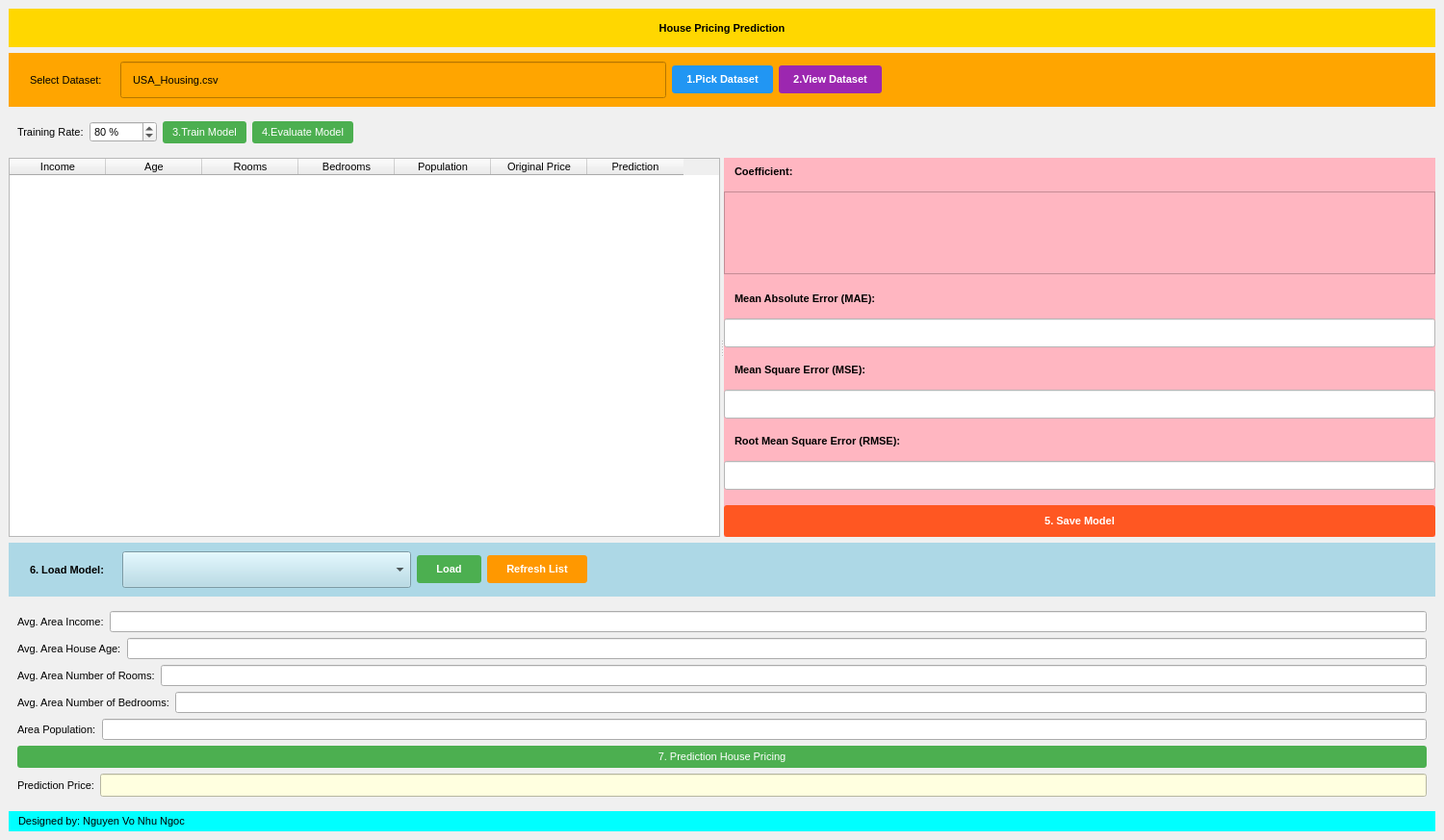
<?xml version="1.0" encoding="UTF-8"?>
<ui version="4.0">
 <class>MainWindow</class>
 <widget class="QMainWindow" name="MainWindow">
  <property name="geometry">
   <rect>
    <x>0</x>
    <y>0</y>
    <width>1500</width>
    <height>850</height>
   </rect>
  </property>
  <property name="windowTitle">
   <string>House Pricing Prediction - Faculty of Information Systems</string>
  </property>
  <property name="styleSheet">
   <string notr="true">QMainWindow {
    background-color: #f0f0f0;
}
* {
    font-size: 8pt;
}
QPushButton {
    padding: 5px 10px;
    background-color: #4CAF50;
    color: white;
    border: none;
    border-radius: 3px;
}
QPushButton:hover {
    background-color: #45a049;
}</string>
  </property>
  <widget class="QWidget" name="centralwidget">
   <layout class="QVBoxLayout" name="verticalLayout">
    <item>
     <widget class="QWidget" name="headerWidget" native="true">
      <property name="minimumSize">
       <size>
        <width>0</width>
        <height>40</height>
       </size>
      </property>
      <property name="maximumSize">
       <size>
        <width>16777215</width>
        <height>40</height>
       </size>
      </property>
      <property name="styleSheet">
       <string notr="true">background-color: #FFD700; padding: 5px;</string>
      </property>
      <layout class="QHBoxLayout" name="headerLayout">
       <item>
        <widget class="QLabel" name="titleLabel">
         <property name="font">
          <font>
           <family>Tahoma</family>
           <pointsize>10</pointsize>
           <weight>75</weight>
           <bold>true</bold>
          </font>
         </property>
         <property name="text">
          <string>House Pricing Prediction</string>
         </property>
         <property name="alignment">
          <set>Qt::AlignCenter</set>
         </property>
        </widget>
       </item>
      </layout>
     </widget>
    </item>
    <item>
     <widget class="QWidget" name="datasetWidget" native="true">
      <property name="styleSheet">
       <string notr="true">background-color: #FFA500; padding: 10px;</string>
      </property>
      <layout class="QHBoxLayout" name="datasetLayout">
       <item>
        <widget class="QLabel" name="lblDataset">
         <property name="text">
          <string>Select Dataset:</string>
         </property>
        </widget>
       </item>
       <item>
        <widget class="QLineEdit" name="txt_dataset">
         <property name="minimumSize">
          <size>
           <width>400</width>
           <height>0</height>
          </size>
         </property>
         <property name="text">
          <string>USA_Housing.csv</string>
         </property>
        </widget>
       </item>
       <item>
        <widget class="QPushButton" name="btn_pick_dataset">
         <property name="styleSheet">
          <string notr="true">QPushButton {
    padding: 8px 15px;
    background-color: #2196F3;
    color: white;
    border: none;
    border-radius: 3px;
    font-weight: bold;
}
QPushButton:hover {
    background-color: #1976D2;
}</string>
         </property>
         <property name="text">
          <string>1.Pick Dataset</string>
         </property>
        </widget>
       </item>
       <item>
        <widget class="QPushButton" name="btn_view_dataset">
         <property name="styleSheet">
          <string notr="true">QPushButton {
    padding: 8px 15px;
    background-color: #9C27B0;
    color: white;
    border: none;
    border-radius: 3px;
    font-weight: bold;
}
QPushButton:hover {
    background-color: #7B1FA2;
}</string>
         </property>
         <property name="text">
          <string>2.View Dataset</string>
         </property>
        </widget>
       </item>
       <item>
        <spacer name="horizontalSpacer">
         <property name="orientation">
          <enum>Qt::Horizontal</enum>
         </property>
         <property name="sizeHint" stdset="0">
          <size>
           <width>40</width>
           <height>20</height>
          </size>
         </property>
        </spacer>
       </item>
      </layout>
     </widget>
    </item>
    <item>
     <widget class="QWidget" name="trainingWidget" native="true">
      <layout class="QHBoxLayout" name="trainingLayout">
       <item>
        <widget class="QLabel" name="lblTrainingRate">
         <property name="text">
          <string>Training Rate:</string>
         </property>
        </widget>
       </item>
       <item>
        <widget class="QSpinBox" name="spin_training_rate">
         <property name="minimumSize">
          <size>
           <width>70</width>
           <height>0</height>
          </size>
         </property>
         <property name="maximumSize">
          <size>
           <width>70</width>
           <height>16777215</height>
          </size>
         </property>
         <property name="suffix">
          <string> %</string>
         </property>
         <property name="minimum">
          <number>10</number>
         </property>
         <property name="maximum">
          <number>99</number>
         </property>
         <property name="value">
          <number>80</number>
         </property>
        </widget>
       </item>
       <item>
        <widget class="QPushButton" name="btn_train">
         <property name="text">
          <string>3.Train Model</string>
         </property>
        </widget>
       </item>
       <item>
        <widget class="QPushButton" name="btn_evaluate">
         <property name="text">
          <string>4.Evaluate Model</string>
         </property>
        </widget>
       </item>
       <item>
        <widget class="QLabel" name="lbl_status">
         <property name="styleSheet">
          <string notr="true">color: green; font-weight: bold;</string>
         </property>
         <property name="text">
          <string/>
         </property>
        </widget>
       </item>
       <item>
        <spacer name="horizontalSpacer_2">
         <property name="orientation">
          <enum>Qt::Horizontal</enum>
         </property>
         <property name="sizeHint" stdset="0">
          <size>
           <width>40</width>
           <height>20</height>
          </size>
         </property>
        </spacer>
       </item>
      </layout>
     </widget>
    </item>
    <item>
     <widget class="QSplitter" name="splitter">
      <property name="orientation">
       <enum>Qt::Horizontal</enum>
      </property>
      <widget class="QTableWidget" name="table_evaluation">
       <property name="columnCount">
        <number>7</number>
       </property>
       <column>
        <property name="text">
         <string>Income</string>
        </property>
       </column>
       <column>
        <property name="text">
         <string>Age</string>
        </property>
       </column>
       <column>
        <property name="text">
         <string>Rooms</string>
        </property>
       </column>
       <column>
        <property name="text">
         <string>Bedrooms</string>
        </property>
       </column>
       <column>
        <property name="text">
         <string>Population</string>
        </property>
       </column>
       <column>
        <property name="text">
         <string>Original Price</string>
        </property>
       </column>
       <column>
        <property name="text">
         <string>Prediction</string>
        </property>
       </column>
      </widget>
      <widget class="QWidget" name="rightWidget" native="true">
       <property name="minimumSize">
        <size>
         <width>480</width>
         <height>0</height>
        </size>
       </property>
       <property name="styleSheet">
        <string notr="true">background-color: #FFB6C1; padding: 8px;</string>
       </property>
       <layout class="QVBoxLayout" name="rightLayout">
        <item>
         <widget class="QLabel" name="lblCoefficient">
          <property name="styleSheet">
           <string notr="true">font-weight: bold;</string>
          </property>
          <property name="text">
           <string>Coefficient:</string>
          </property>
         </widget>
        </item>
        <item>
         <widget class="QTextEdit" name="txt_coefficient">
          <property name="font">
           <font>
            <family>Courier</family>
            <pointsize>8</pointsize>
           </font>
          </property>
          <property name="readOnly">
           <bool>true</bool>
          </property>
         </widget>
        </item>
        <item>
         <widget class="QLabel" name="lblMAE">
          <property name="styleSheet">
           <string notr="true">font-weight: bold; margin-top: 5px;</string>
          </property>
          <property name="text">
           <string>Mean Absolute Error (MAE):</string>
          </property>
         </widget>
        </item>
        <item>
         <widget class="QLineEdit" name="txt_mae">
          <property name="minimumSize">
           <size>
            <width>0</width>
            <height>30</height>
           </size>
          </property>
          <property name="styleSheet">
           <string notr="true">background-color: white; padding: 3px;</string>
          </property>
          <property name="readOnly">
           <bool>true</bool>
          </property>
          <property name="alignment">
           <set>Qt::AlignLeft|Qt::AlignVCenter</set>
          </property>
         </widget>
        </item>
        <item>
         <widget class="QLabel" name="lblMSE">
          <property name="styleSheet">
           <string notr="true">font-weight: bold; margin-top: 3px;</string>
          </property>
          <property name="text">
           <string>Mean Square Error (MSE):</string>
          </property>
         </widget>
        </item>
        <item>
         <widget class="QLineEdit" name="txt_mse">
          <property name="minimumSize">
           <size>
            <width>0</width>
            <height>30</height>
           </size>
          </property>
          <property name="styleSheet">
           <string notr="true">background-color: white; padding: 3px;</string>
          </property>
          <property name="readOnly">
           <bool>true</bool>
          </property>
          <property name="alignment">
           <set>Qt::AlignLeft|Qt::AlignVCenter</set>
          </property>
         </widget>
        </item>
        <item>
         <widget class="QLabel" name="lblRMSE">
          <property name="styleSheet">
           <string notr="true">font-weight: bold; margin-top: 3px;</string>
          </property>
          <property name="text">
           <string>Root Mean Square Error (RMSE):</string>
          </property>
         </widget>
        </item>
        <item>
         <widget class="QLineEdit" name="txt_rmse">
          <property name="minimumSize">
           <size>
            <width>0</width>
            <height>30</height>
           </size>
          </property>
          <property name="styleSheet">
           <string notr="true">background-color: white; padding: 3px;</string>
          </property>
          <property name="readOnly">
           <bool>true</bool>
          </property>
          <property name="alignment">
           <set>Qt::AlignLeft|Qt::AlignVCenter</set>
          </property>
         </widget>
        </item>
        <item>
         <widget class="QPushButton" name="btn_save_model">
          <property name="styleSheet">
           <string notr="true">QPushButton {
    padding: 10px;
    background-color: #FF5722;
    color: white;
    border: none;
    border-radius: 3px;
    font-weight: bold;
    margin-top: 10px;
}
QPushButton:hover {
    background-color: #E64A19;
}</string>
          </property>
          <property name="text">
           <string>5. Save Model</string>
          </property>
         </widget>
        </item>
       </layout>
      </widget>
     </widget>
    </item>
    <item>
     <widget class="QWidget" name="loadModelWidget" native="true">
      <property name="styleSheet">
       <string notr="true">background-color: #ADD8E6; padding: 10px;</string>
      </property>
      <layout class="QHBoxLayout" name="loadModelLayout">
       <item>
        <widget class="QLabel" name="lblLoadModel">
         <property name="styleSheet">
          <string notr="true">font-weight: bold;</string>
         </property>
         <property name="text">
          <string>6. Load Model:</string>
         </property>
        </widget>
       </item>
       <item>
        <widget class="QComboBox" name="combo_models">
         <property name="minimumSize">
          <size>
           <width>300</width>
           <height>0</height>
          </size>
         </property>
         <property name="maximumSize">
          <size>
           <width>300</width>
           <height>16777215</height>
          </size>
         </property>
        </widget>
       </item>
       <item>
        <widget class="QPushButton" name="btn_load">
         <property name="styleSheet">
          <string notr="true">QPushButton {
    padding: 8px 20px;
    background-color: #4CAF50;
    color: white;
    border: none;
    border-radius: 3px;
    font-weight: bold;
}
QPushButton:hover {
    background-color: #45a049;
}</string>
         </property>
         <property name="text">
          <string>Load</string>
         </property>
        </widget>
       </item>
       <item>
        <widget class="QPushButton" name="btn_refresh">
         <property name="styleSheet">
          <string notr="true">QPushButton {
    padding: 8px 20px;
    background-color: #FF9800;
    color: white;
    border: none;
    border-radius: 3px;
    font-weight: bold;
}
QPushButton:hover {
    background-color: #F57C00;
}</string>
         </property>
         <property name="text">
          <string>Refresh List</string>
         </property>
        </widget>
       </item>
       <item>
        <spacer name="horizontalSpacer_3">
         <property name="orientation">
          <enum>Qt::Horizontal</enum>
         </property>
         <property name="sizeHint" stdset="0">
          <size>
           <width>40</width>
           <height>20</height>
          </size>
         </property>
        </spacer>
       </item>
      </layout>
     </widget>
    </item>
    <item>
     <widget class="QWidget" name="predictionWidget" native="true">
      <layout class="QVBoxLayout" name="predictionMainLayout">
       <item>
        <layout class="QHBoxLayout" name="incomeLayout">
         <item>
          <widget class="QLabel" name="lblAreaIncome">
           <property name="text">
            <string>Avg. Area Income:</string>
           </property>
          </widget>
         </item>
         <item>
          <widget class="QLineEdit" name="txt_area_income"/>
         </item>
        </layout>
       </item>
       <item>
        <layout class="QHBoxLayout" name="ageLayout">
         <item>
          <widget class="QLabel" name="lblHouseAge">
           <property name="text">
            <string>Avg. Area House Age:</string>
           </property>
          </widget>
         </item>
         <item>
          <widget class="QLineEdit" name="txt_house_age"/>
         </item>
        </layout>
       </item>
       <item>
        <layout class="QHBoxLayout" name="roomsLayout">
         <item>
          <widget class="QLabel" name="lblRooms">
           <property name="text">
            <string>Avg. Area Number of Rooms:</string>
           </property>
          </widget>
         </item>
         <item>
          <widget class="QLineEdit" name="txt_rooms"/>
         </item>
        </layout>
       </item>
       <item>
        <layout class="QHBoxLayout" name="bedroomsLayout">
         <item>
          <widget class="QLabel" name="lblBedrooms">
           <property name="text">
            <string>Avg. Area Number of Bedrooms:</string>
           </property>
          </widget>
         </item>
         <item>
          <widget class="QLineEdit" name="txt_bedrooms"/>
         </item>
        </layout>
       </item>
       <item>
        <layout class="QHBoxLayout" name="populationLayout">
         <item>
          <widget class="QLabel" name="lblPopulation">
           <property name="text">
            <string>Area Population:</string>
           </property>
          </widget>
         </item>
         <item>
          <widget class="QLineEdit" name="txt_population"/>
         </item>
        </layout>
       </item>
       <item>
        <widget class="QPushButton" name="btn_predict">
         <property name="text">
          <string>7. Prediction House Pricing</string>
         </property>
        </widget>
       </item>
       <item>
        <layout class="QHBoxLayout" name="resultLayout">
         <item>
          <widget class="QLabel" name="lblPredictionResult">
           <property name="text">
            <string>Prediction Price:</string>
           </property>
          </widget>
         </item>
         <item>
          <widget class="QLineEdit" name="txt_prediction_result">
           <property name="styleSheet">
            <string notr="true">background-color: #FFFFE0; font-size: 14px; font-weight: bold;</string>
           </property>
           <property name="readOnly">
            <bool>true</bool>
           </property>
          </widget>
         </item>
        </layout>
       </item>
      </layout>
     </widget>
    </item>
    <item>
     <widget class="QWidget" name="footerWidget" native="true">
      <property name="maximumSize">
       <size>
        <width>16777215</width>
        <height>25</height>
       </size>
      </property>
      <property name="styleSheet">
       <string notr="true">background-color: #00FFFF; padding: 2px;</string>
      </property>
      <layout class="QHBoxLayout" name="footerLayout">
       <property name="spacing">
        <number>0</number>
       </property>
       <property name="leftMargin">
        <number>5</number>
       </property>
       <property name="topMargin">
        <number>2</number>
       </property>
       <property name="rightMargin">
        <number>5</number>
       </property>
       <property name="bottomMargin">
        <number>2</number>
       </property>
       <item>
        <widget class="QLabel" name="lblFooter">
         <property name="text">
          <string>Designed by: Nguyen Vo Nhu Ngoc</string>
         </property>
        </widget>
       </item>
      </layout>
     </widget>
    </item>
   </layout>
  </widget>
 </widget>
 <resources/>
 <connections/>
</ui>
